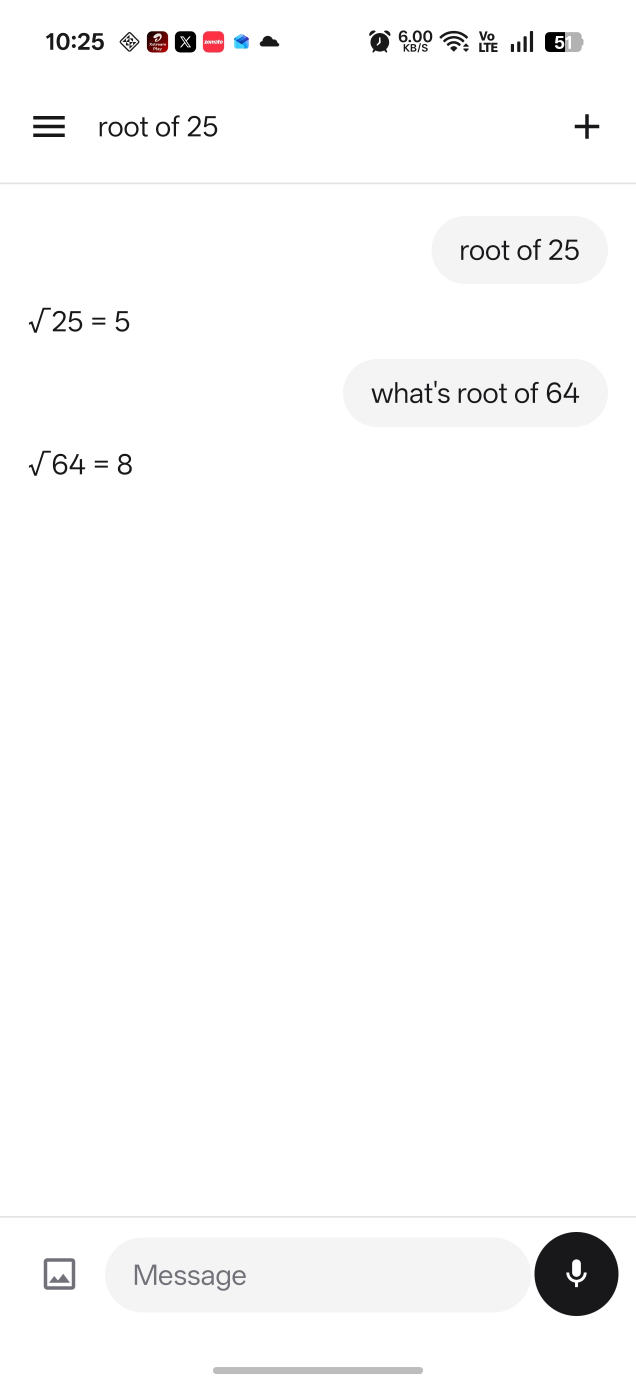
#> input picture images/Screenshot_2026-09-27-22-25-30-88_98c170dee60c988df876be1c02e7328a.jpg, 1272 x 2772 px (shown at 1/2 size)
$ python -i prep_assets.py   (imports and definitions only)
#> lines starting #> are read from the running program, lines starting #| are printed output that depends on the picture
"""Clean the app screenshots for the promo: a tidy status bar, and no private phone numbers."""
import glob, os, sys
from PIL import Image, ImageDraw, ImageFilter, ImageFont

P = os.path.dirname(os.path.abspath(__file__))
SRC = '/Users/taslimmuhammedmoosa/Desktop/folders/AI/local_assistant_v2/images'
OUT = os.path.join(P, 'assets', 'screens')
# [1 line not run here, left out]


def font(sz, w=600, opsz=14):
    f = ImageFont.truetype(os.path.join(P, 'fonts', 'Inter.ttf'), sz)
    f.set_variation_by_axes([opsz, w])
    return f


INK = (24, 24, 27)


def status_bar(im, bg=(255, 255, 255)):
    d = ImageDraw.Draw(im)
    d.rectangle((0, 0, im.width, 150), fill=bg)
    d.text((88, 84), '9:41', font=font(46, 600), fill=INK, anchor='lm')
    # signal bars
    x0, base = 1000, 102
    for i in range(4):
        h = 14 + i * 9
        d.rounded_rectangle((x0 + i * 15, base - h, x0 + i * 15 + 9, base), 2, fill=INK)
    # wifi: three arcs and a dot
    cx, cy = 1098, 104
    for r in (40, 27, 14):
        d.arc((cx - r, cy - r, cx + r, cy + r), 225, 315, fill=INK, width=7)
    d.ellipse((cx - 5, cy - 9, cx + 5, cy + 1), fill=INK)
    # battery
    bx, by = 1140, 68
    d.rounded_rectangle((bx, by, bx + 64, by + 32), 8, outline=INK, width=4)
    d.rounded_rectangle((bx + 7, by + 7, bx + 46, by + 25), 3, fill=INK)
    d.rounded_rectangle((bx + 67, by + 10, bx + 72, by + 22), 2, fill=INK)
    return im


def status_bar_dark(im):
    """Status bar over a wallpaper: blur away the icons, redraw in white."""
    band = im.crop((0, 0, im.width, 150)).filter(ImageFilter.GaussianBlur(40))
    im.paste(band, (0, 0))
    d = ImageDraw.Draw(im)
    W_ = (255, 255, 255)
    d.text((88, 84), '9:41', font=font(46, 600), fill=W_, anchor='lm')
    x0, base = 1000, 102
    for i in range(4):
        h = 14 + i * 9
        d.rounded_rectangle((x0 + i * 15, base - h, x0 + i * 15 + 9, base), 2, fill=W_)
    cx, cy = 1098, 104
    for r in (40, 27, 14):
        d.arc((cx - r, cy - r, cx + r, cy + r), 225, 315, fill=W_, width=7)
    d.ellipse((cx - 5, cy - 9, cx + 5, cy + 1), fill=W_)
    bx, by = 1140, 68
    d.rounded_rectangle((bx, by, bx + 64, by + 32), 8, outline=W_, width=4)
    d.rounded_rectangle((bx + 7, by + 7, bx + 46, by + 25), 3, fill=W_)
    d.rounded_rectangle((bx + 67, by + 10, bx + 72, by + 22), 2, fill=W_)
    return im


def blur(im, box, radius=11):
    """Frosted blur: downsample then blur, so the text can't be recovered."""
    x0, y0, x1, y1 = box
    r = im.crop(box)
    w, h = r.size
    r = r.resize((max(1, w // 7), max(1, h // 7)), Image.BILINEAR).resize((w, h), Image.BILINEAR)
    r = r.filter(ImageFilter.GaussianBlur(radius))
    im.paste(r, (x0, y0))
    return im


# Anagha and Lijo's wedding: names, church, place and date are blurred everywhere.
WEDDING_BLUR = {
    's_voice_alarm': [
        (392, 218, 626, 296),     # toolbar: "anagha's"
        (706, 466, 942, 542),     # question bubble: "anagha's"
        (48, 609, 292, 686),      # "Anagha's"
        (1036, 609, 1120, 686),   # "St."
        (48, 695, 1026, 770),     # "Joseph's Church, Pazhunnana, Thrissur"
        (48, 780, 1068, 856),     # "Sunday, 25th October 2026 at 12:05 PM."
    ],
    's_remember': [
        (700, 1010, 1232, 1790),  # the invitation itself
        (860, 1998, 1068, 2068),  # "Anagha"
        (48, 2080, 650, 2152),    # "Wilson and Lijo T Jose's"
        (372, 2262, 956, 2318),   # chip: "Anagha Wilson and Lijo T Jose"
    ],
}


def mask_number(im, box, text):
    """Paint over a phone number with the chip's own background and dots."""
    d = ImageDraw.Draw(im)
    bg = im.getpixel((box[0] - 6, box[3] + 6))
    d.rectangle(box, fill=bg)
    d.text((box[0] + 2, (box[1] + box[3]) // 2), text, font=font(42, 400), fill=INK, anchor='lm')
    return im


names = {
    0: 's_calc', 1: 's_web', 2: 's_call', 3: 's_voice_alarm', 4: 's_remember',
    5: 's_code', 6: 's_scores', 7: 's_mem', 8: 's_images',
}
files = sorted(glob.glob(os.path.join(SRC, 'Screenshot_2026-09-27*.jpg')))
# [36 lines not run here, left out]

>>> from PIL import Image
>>> picture = Image.open('../../images/Screenshot_2026-09-27-22-25-30-88_98c170dee60c988df876be1c02e7328a.jpg')
#> picture is the input picture: PIL image 1272x2772 RGB; mean R, G, B 250.7, 250.6, 250.7
>>> result = status_bar_dark(picture)
#> in status_bar_dark, `band = im.crop((0, 0, im.width, 150)).filter(ImageFilter.GaussianBlur(..`:
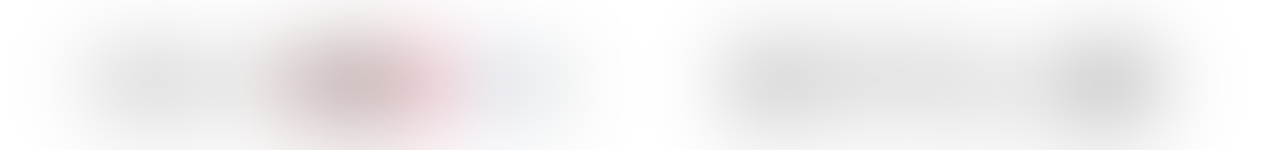
#> band: PIL image 1272x150 RGB; mean R, G, B 240.9, 239.1, 239.5
#> (the run stopped early here; a loop or call above may not have finished)
